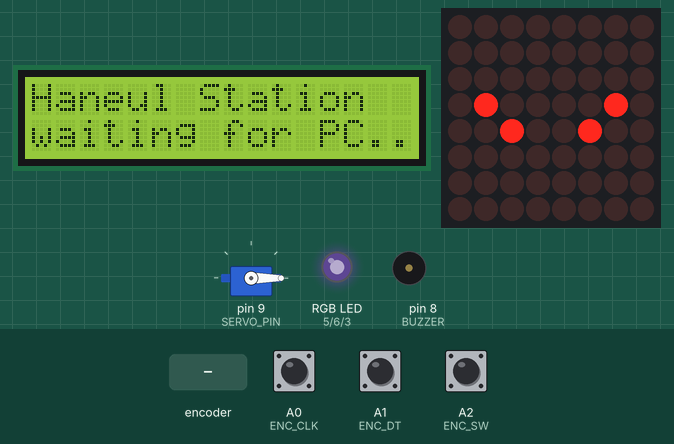
A sketch run on a simulated Arduino Uno, built with avr-gcc and run on an emulated ATmega328P. Parts: 16×2 character LCD, 8×8 LED matrix, servo, an RGB LED mixed from three pins (HIGH = lit), buzzer (waves = sounding). Inputs (shaded band) come from the test bench; at power-on: A2 (ENC_SW) HIGH, A0 (ENC_CLK) HIGH, A1 (ENC_DT) HIGH. Dim RGB values are drawn brighter than linear; random numbers use the default seed unless the sketch sets one; what the sketch prints to the serial monitor is not drawn.

Above: at 1.6 s.
1.7 s: rotary encoder on A0 (ENC_CLK) / A1 (ENC_DT) turned 1 step (first pin leading)
At 2.6 s:
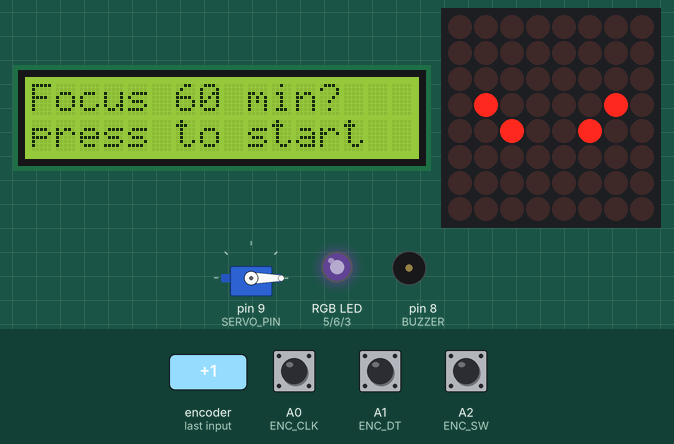
4.9 s: A2 (ENC_SW) pulled LOW for 0.15 s
At 6.3 s:
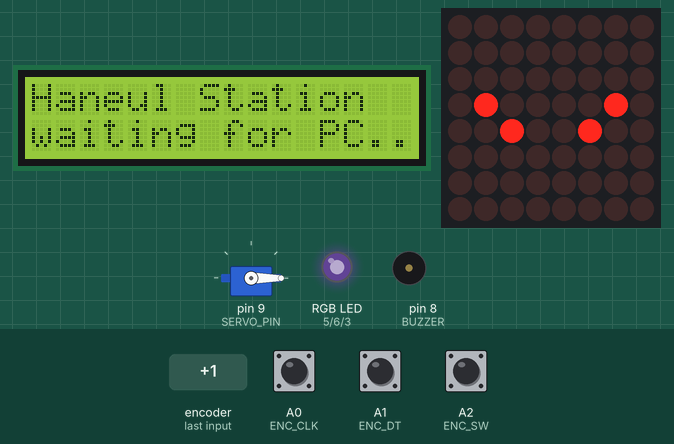
6.6 s: rotary encoder on A0 (ENC_CLK) / A1 (ENC_DT) turned 1 step (first pin leading)
At 7.0 s:
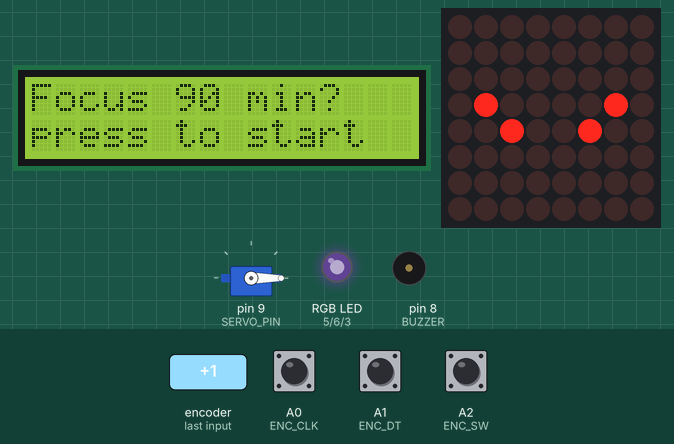
8.3 s: A2 (ENC_SW) pulled LOW for 1 s
At 10.2 s:
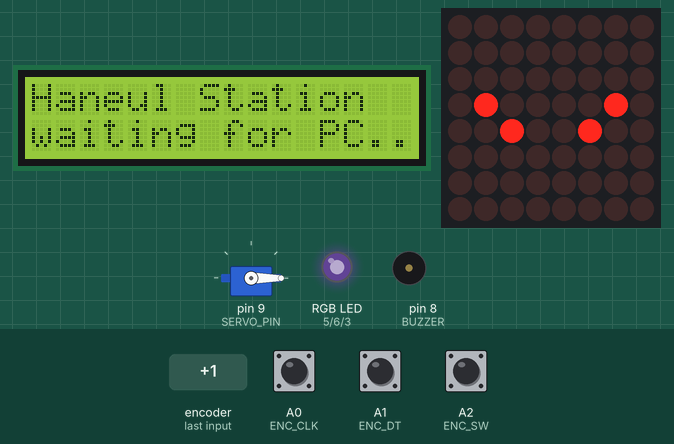
10.8 s: A2 (ENC_SW) pulled LOW for 3.2 s
At 14.8 s:
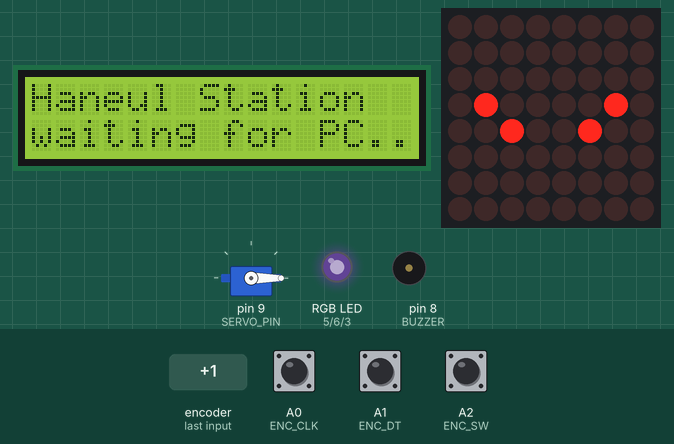
Timing chart, 0 to 16.3 s (numbered marks = the images above; inputs shaded):
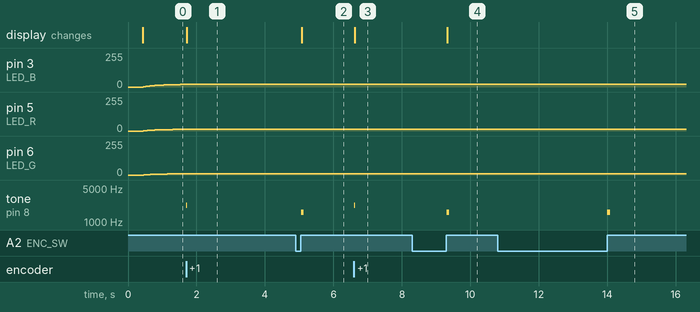

The sketch:

haneul_face.ino
```cpp
// Haneul Station: the face module (Arduino UNO, parts from the Elegoo starter kit)
//
// The PC bridge (station/bridge) sends Haneul's state over USB a few times a minute:
//   S|mode|r|g|b|focusLeftSeconds|beep|line1|line2
//   mode: idle | talk | alert | focus | sleep        beep: 1 = she just texted
// and the Uno sends back what you do with the knob:
//   FOCUS <minutes>    (turn the knob to pick, press to start)
//   STOP               (hold the knob for 1 second during a session)
//
// Everything plugs into the breadboard with jumper wires: nothing is soldered, so the kit goes back in May
// as it came. Wiring: see station/README.md.
//
// Libraries: LedControl (Library Manager → "LedControl" by Eberhard Fahle). Servo and LiquidCrystal are built in.

#include <LedControl.h>
#include <LiquidCrystal.h>
#include <Servo.h>

// ---------- pins ----------
const int MAX_DIN = 12, MAX_CLK = 11, MAX_CS = 10;   // MAX7219 8×8 matrix: her eyes
const int ENC_CLK = A0, ENC_DT = A1, ENC_SW = A2;     // rotary encoder module: the focus knob
const int LED_R = 5, LED_G = 6, LED_B = 3;            // RGB LED (each leg through a 220 Ω resistor)
const int BUZZER = 8;                                 // passive buzzer
const int SERVO_PIN = 9;                              // SG90: the "overdue" flag
const int LCD_RS = 7, LCD_E = 2, LCD_D4 = A3, LCD_D5 = A4, LCD_D6 = A5, LCD_D7 = 4;

// The kit's RGB LED is common cathode (long leg to GND). If yours lights up "inverted", set this to true.
const bool RGB_COMMON_ANODE = false;

LedControl eyesM(MAX_DIN, MAX_CLK, MAX_CS, 1);
LiquidCrystal lcd(LCD_RS, LCD_E, LCD_D4, LCD_D5, LCD_D6, LCD_D7);
Servo flag;

// ---------- eye shapes (one 8×8 matrix, two eyes) ----------
const byte EYES_OPEN[8]   = {0x00, 0x66, 0xFF, 0xFF, 0xFF, 0x66, 0x00, 0x00};
const byte EYES_LEFT[8]   = {0x00, 0x66, 0xEE, 0xEE, 0xFF, 0x66, 0x00, 0x00};
const byte EYES_RIGHT[8]  = {0x00, 0x66, 0x77, 0x77, 0xFF, 0x66, 0x00, 0x00};
const byte EYES_BLINK[8]  = {0x00, 0x00, 0x00, 0xE7, 0x00, 0x00, 0x00, 0x00};
const byte EYES_HAPPY[8]  = {0x00, 0x00, 0x42, 0xA5, 0x00, 0x00, 0x00, 0x00};   // ^ ^
const byte EYES_SLEEP[8]  = {0x00, 0x00, 0x00, 0x00, 0xE7, 0x00, 0x00, 0x00};   // _ _ (low)
const byte EYES_FOCUS[8]  = {0x00, 0x00, 0xE7, 0xE7, 0xE7, 0x00, 0x00, 0x00};   // narrow, determined
const byte EYES_ALERT[8]  = {0x66, 0xFF, 0xFF, 0xFF, 0xFF, 0x66, 0x00, 0x18};   // wide, with a dot below
const byte EYES_OFFLINE[8]= {0x00, 0x00, 0x00, 0x42, 0x24, 0x00, 0x00, 0x00};   // tired

void showEyes(const byte *rows) { for (int r = 0; r < 8; r++) eyesM.setRow(0, r, rows[r]); }

// ---------- state from the bridge ----------
String mode = "idle";
int targetR = 170, targetG = 120, targetB = 255;
float curR = 0, curG = 0, curB = 0;
long focusLeft = 0, lastFocusLeft = 0;
String line1 = "Haneul", line2 = "connecting...";
unsigned long lastState = 0;      // millis of the last S| line
String inbuf;

// ---------- knob ----------
const int CHOICES[] = {15, 25, 45, 60, 90};
const int NCHOICES = 5;
int choice = 2;                   // 45 min
unsigned long menuUntil = 0;      // while > millis(): the LCD shows the focus picker
int lastClk = HIGH;
unsigned long pressedAt = 0;
bool longSent = false;

// ---------- sound ----------
void chime() { tone(BUZZER, 1319, 90); delay(110); tone(BUZZER, 1760, 140); delay(160); noTone(BUZZER); }
void click() { tone(BUZZER, 2200, 12); }
void doneMelody() {
  const int notes[] = {1047, 1319, 1568, 2093};
  for (int i = 0; i < 4; i++) { tone(BUZZER, notes[i], 120); delay(150); }
  noTone(BUZZER);
}

// ---------- LCD ----------
String shown1, shown2;
void lcdShow(const String &a, const String &b) {
  if (a == shown1 && b == shown2) return;
  shown1 = a; shown2 = b;
  lcd.clear(); lcd.setCursor(0, 0); lcd.print(a.substring(0, 16)); lcd.setCursor(0, 1); lcd.print(b.substring(0, 16));
}

// ---------- servo flag (moved only when it changes, then detached so it doesn't buzz) ----------
int flagPos = -1;
void setFlag(bool up) {
  int want = up ? 90 : 0;
  if (want == flagPos) return;
  flagPos = want;
  flag.attach(SERVO_PIN); flag.write(want); delay(350); flag.detach();
}

void writeRGB(int r, int g, int b) {
  if (RGB_COMMON_ANODE) { r = 255 - r; g = 255 - g; b = 255 - b; }
  analogWrite(LED_R, r); analogWrite(LED_G, g); analogWrite(LED_B, b);
}

// S|mode|r|g|b|focusLeft|beep|line1|line2
void handleLine(String s) {
  s.trim();
  if (!s.startsWith("S|")) return;
  String f[9]; int n = 0, start = 0;
  for (int i = 0; i <= (int)s.length() && n < 9; i++) {
    if (i == (int)s.length() || s[i] == '|') { f[n++] = s.substring(start, i); start = i + 1; }
  }
  if (n < 9) return;
  mode = f[1];
  targetR = f[2].toInt(); targetG = f[3].toInt(); targetB = f[4].toInt();
  lastFocusLeft = focusLeft; focusLeft = f[5].toInt();
  line1 = f[7]; line2 = f[8];
  lastState = millis();
  bool beep = f[6] == "1";
  if (beep && mode != "sleep" && mode != "focus") chime();
  if (lastFocusLeft > 0 && focusLeft == 0 && mode != "sleep") doneMelody();
  setFlag(mode == "alert");
}

void setup() {
  Serial.begin(115200);
  eyesM.shutdown(0, false); eyesM.setIntensity(0, 4); eyesM.clearDisplay(0);
  pinMode(ENC_CLK, INPUT_PULLUP); pinMode(ENC_DT, INPUT_PULLUP); pinMode(ENC_SW, INPUT_PULLUP);
  pinMode(LED_R, OUTPUT); pinMode(LED_G, OUTPUT); pinMode(LED_B, OUTPUT);
  pinMode(BUZZER, OUTPUT);
  lcd.begin(16, 2);
  lcdShow("Haneul Station", "connecting...");
  showEyes(EYES_OPEN);
  setFlag(false);
  Serial.println("HELLO");
}

unsigned long nextBlink = 3000, blinkEnd = 0, nextGlance = 6000;
const byte *glance = EYES_OPEN;

void loop() {
  unsigned long now = millis();

  // 1. lines from the bridge
  while (Serial.available()) {
    char c = Serial.read();
    if (c == '\n') { handleLine(inbuf); inbuf = ""; }
    else if (inbuf.length() < 120) inbuf += c;
  }
  bool offline = lastState == 0 || now - lastState > 60000UL;

  // 2. the knob: turn to pick minutes, press to start, hold 1 s during a session to stop
  int clk = digitalRead(ENC_CLK);
  if (clk != lastClk && clk == LOW) {
    if (digitalRead(ENC_DT) != clk) choice = min(choice + 1, NCHOICES - 1); else choice = max(choice - 1, 0);
    menuUntil = now + 4000; click();
  }
  lastClk = clk;
  if (digitalRead(ENC_SW) == LOW) {
    if (!pressedAt) { pressedAt = now; longSent = false; }
    if (!longSent && focusLeft > 0 && now - pressedAt > 1000) { Serial.println("STOP"); longSent = true; tone(BUZZER, 660, 200); }
  } else if (pressedAt) {
    if (!longSent && now - pressedAt > 30) {
      if (focusLeft == 0 || now < menuUntil) {
        Serial.print("FOCUS "); Serial.println(CHOICES[choice]);
        tone(BUZZER, 1568, 80); menuUntil = 0;
        lcdShow("Starting focus", String(CHOICES[choice]) + " min");
      }
    }
    pressedAt = 0;
  }

  // 3. eyes
  const byte *face = EYES_OPEN;
  if (offline) face = EYES_OFFLINE;
  else if (mode == "sleep") face = EYES_SLEEP;
  else if (mode == "focus") face = EYES_FOCUS;
  else if (mode == "talk") face = EYES_HAPPY;
  else if (mode == "alert") face = ((now / 600) % 2) ? EYES_ALERT : EYES_OPEN;
  else {
    if (now > nextGlance) { glance = (random(3) == 0) ? EYES_LEFT : (random(2) ? EYES_RIGHT : EYES_OPEN); nextGlance = now + random(1500, 5000); }
    face = glance;
  }
  if (!offline && mode != "sleep" && now > nextBlink) { blinkEnd = now + 140; nextBlink = now + random(2500, 6500); }
  showEyes(now < blinkEnd ? EYES_BLINK : face);
  eyesM.setIntensity(0, mode == "sleep" ? 0 : 4);

  // 4. light: glide to the color; focus breathes slowly; talk pulses; night is dim
  float k = 0.04;
  curR += (targetR - curR) * k; curG += (targetG - curG) * k; curB += (targetB - curB) * k;
  float level = 1.0;
  if (offline) level = 0.08;
  else if (mode == "sleep") level = 0.12;
  else if (mode == "focus") level = 0.55 + 0.45 * sin(now / 1600.0);
  else if (mode == "talk") level = 0.6 + 0.4 * sin(now / 260.0);
  writeRGB((int)(curR * level), (int)(curG * level), (int)(curB * level));

  // 5. LCD: the picker while you turn the knob, otherwise her two lines
  if (now < menuUntil) lcdShow("Focus " + String(CHOICES[choice]) + " min?", "press to start");
  else if (offline) lcdShow("Haneul Station", "waiting for PC..");
  else lcdShow(line1, line2);

  delay(15);
}
```

Measured:
- after the input at 1.7 s, tone on pin 8 (BUZZER): silent → 2200 Hz at once, → silent 0.01 s later; the display: changes at once (image 1)
- after the input at 4.9 s, tone on pin 8 (BUZZER): silent → 1568 Hz after 0.16 s, → silent 0.08 s later
- after the input at 6.6 s, tone on pin 8 (BUZZER): silent → 2200 Hz at once, → silent 0.01 s later; the display: changes at once (image 3)
- after the input at 8.3 s, tone on pin 8 (BUZZER): silent → 1568 Hz after 1.0 s, → silent 0.08 s later
- after the input at 10.8 s, tone on pin 8 (BUZZER): silent → 1568 Hz after 3.2 s, → silent 0.08 s later
